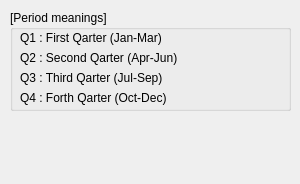
<?xml version="1.0" encoding="UTF-8"?>
<ui version="4.0">
 <class>DockWidget</class>
 <widget class="QDockWidget" name="DockWidget">
  <property name="geometry">
   <rect>
    <x>0</x>
    <y>0</y>
    <width>300</width>
    <height>184</height>
   </rect>
  </property>
  <property name="windowTitle">
   <string>DockWidget</string>
  </property>
  <widget class="QWidget" name="dockWidgetContents">
   <widget class="QGroupBox" name="groupBox">
    <property name="geometry">
     <rect>
      <x>10</x>
      <y>10</y>
      <width>281</width>
      <height>101</height>
     </rect>
    </property>
    <property name="title">
     <string>[Period meanings]</string>
    </property>
    <widget class="QLabel" name="label">
     <property name="geometry">
      <rect>
       <x>10</x>
       <y>20</y>
       <width>241</width>
       <height>16</height>
      </rect>
     </property>
     <property name="text">
      <string>Q1 : First Qarter (Jan-Mar)</string>
     </property>
    </widget>
    <widget class="QLabel" name="label_2">
     <property name="geometry">
      <rect>
       <x>10</x>
       <y>40</y>
       <width>241</width>
       <height>16</height>
      </rect>
     </property>
     <property name="text">
      <string>Q2 : Second Qarter (Apr-Jun)</string>
     </property>
    </widget>
    <widget class="QLabel" name="label_3">
     <property name="geometry">
      <rect>
       <x>10</x>
       <y>60</y>
       <width>241</width>
       <height>16</height>
      </rect>
     </property>
     <property name="text">
      <string>Q3 : Third Qarter (Jul-Sep)</string>
     </property>
    </widget>
    <widget class="QLabel" name="label_4">
     <property name="geometry">
      <rect>
       <x>10</x>
       <y>80</y>
       <width>241</width>
       <height>16</height>
      </rect>
     </property>
     <property name="text">
      <string>Q4 : Forth Qarter (Oct-Dec)</string>
     </property>
    </widget>
   </widget>
  </widget>
 </widget>
 <resources/>
 <connections/>
</ui>
